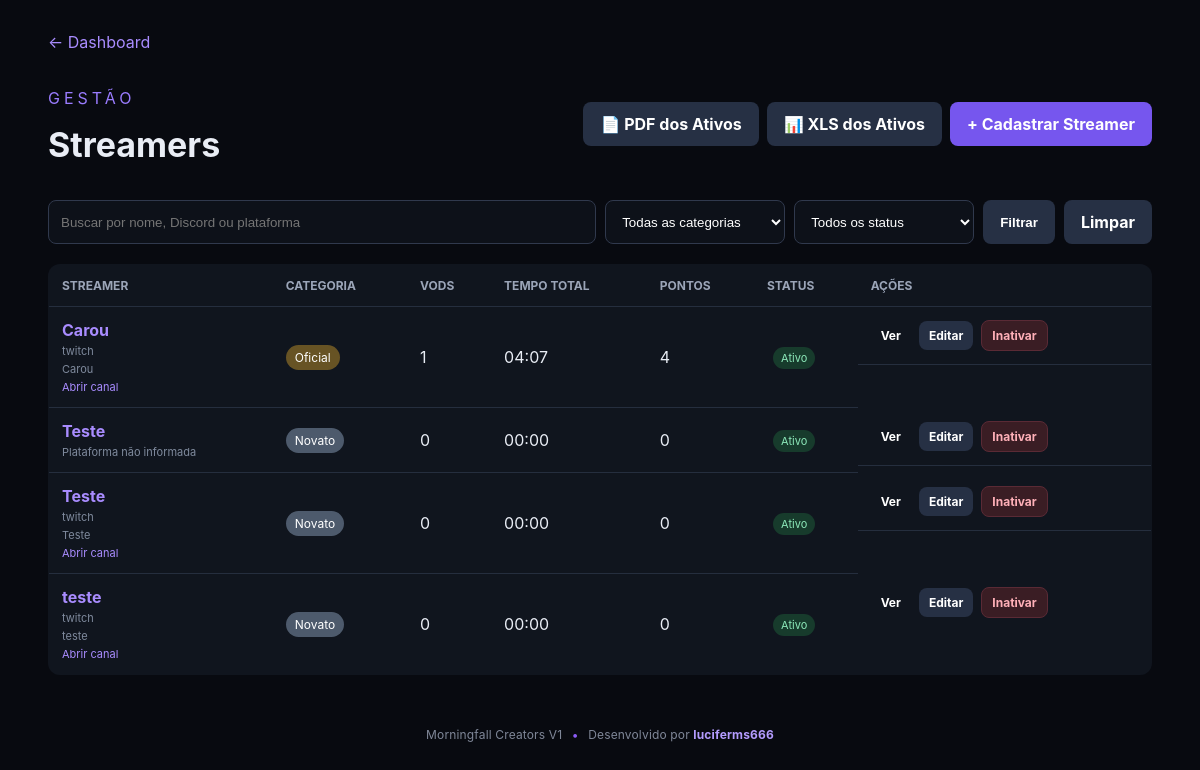
The page /admin/streamers.php (signed in) on the database its author committed.
### tables this page shows
CREATE TABLE IF NOT EXISTS `streamers` (
  `id` int(10) UNSIGNED NOT NULL AUTO_INCREMENT,
  `name` varchar(120) NOT NULL,
  `discord` varchar(120) DEFAULT NULL,
  `discord_id` varchar(32) DEFAULT NULL,
  `discord_avatar` varchar(700) DEFAULT NULL,
  `platform` varchar(50) DEFAULT NULL,
  `channel_url` varchar(500) DEFAULT NULL,
  `category` enum('novato','oficial','afiliado') NOT NULL DEFAULT 'novato',
  `access_code` varchar(100) NOT NULL,
  `points` int(11) NOT NULL DEFAULT 0,
  `active` tinyint(1) NOT NULL DEFAULT 1,
  `joined_at` date DEFAULT NULL,
  `notes` text DEFAULT NULL,
  `webhook_url` varchar(500) DEFAULT NULL,
  `created_at` timestamp NULL DEFAULT current_timestamp(),
  `updated_at` timestamp NULL DEFAULT current_timestamp() ON UPDATE current_timestamp(),
  PRIMARY KEY (`id`),
  UNIQUE KEY `access_code` (`access_code`),
  KEY `idx_category` (`category`),
  KEY `idx_active` (`active`)
);

### admin/streamers.php (the view, shortened to what this page needs)
<?php
require_once '../config/database.php';
$search = trim($_GET['q'] ?? '');
$status = $_GET['status'] ?? 'all';
$params = [];
$sql = "SELECT s.*,
  sp.platform AS platform_name,
  sp.display_name AS platform_display_name,
  sp.channel_url AS platform_channel_url,
  sp.avatar_url AS platform_avatar_url,
        COALESCE((SELECT COUNT(*) FROM vods v WHERE v.streamer_id=s.id),0) AS vod_count,
        COALESCE((SELECT SUM(v.duration_minutes) FROM vods v WHERE v.streamer_id=s.id),0) AS total_minutes
  FROM streamers s
  LEFT JOIN streamer_platforms sp
    ON sp.streamer_id = s.id
   AND sp.is_primary = 1
   AND sp.active = 1";
$sql .= " ORDER BY s.active DESC, s.name ASC";
$stmt = $pdo->prepare($sql);
$stmt->execute($params);
$rows = $stmt->fetchAll();
function formatDurationHM(int $minutes): string {
    return sprintf('%02d:%02d', intdiv($minutes, 60), $minutes % 60);
}
?>
<!doctype html>
<html lang="pt-BR">
<head>
<title>Streamers</title><link rel="stylesheet" href="../assets/css/style.css">
</head>
<body>
<main class="container">
<a href="index.php">← Dashboard</a>
<div class="page-head">
  <div><p class="eyebrow">GESTÃO</p><h1>Streamers</h1></div>
  <div style="display:flex;gap:8px;flex-wrap:wrap"><a class="btn secondary" href="relatorio_streamers.php">📄 PDF dos Ativos</a><a class="btn secondary" href="relatorio_streamers_xls.php">📊 XLS dos Ativos</a><a class="btn primary" href="streamer_novo.php">+ Cadastrar Streamer</a></div>
</div>
<form class="filters" method="get">
  <input name="q" value="<?=htmlspecialchars($search)?>" placeholder="Buscar por nome, Discord ou plataforma">
  <select name="category">
    <option value="">Todas as categorias</option>
  </select>
  <select name="status">
    <option value="all" <?=$status==='all'?'selected':''?>>Todos os status</option>
  </select>
  <button class="btn secondary" type="submit">Filtrar</button>
  <a class="btn secondary" href="streamers.php">Limpar</a>
</form>
<?php if (!$rows): ?>
<div class="empty">Nenhum streamer encontrado com os filtros atuais.</div>
<?php else: ?>
<table>
<thead><tr>
<th>Streamer</th><th>Categoria</th><th>VODs</th><th>Tempo total</th><th>Pontos</th><th>Status</th><th>Ações</th>
</tr></thead>
<tbody>
<?php foreach($rows as $r): ?>
<tr>
<td>
<a href="streamer.php?id=<?=$r['id']?>"><strong><?=htmlspecialchars($r['name'])?></strong></a>
<small class="table-sub"><?=htmlspecialchars($r['platform_name'] ?: 'Plataforma não informada')?></small>
<?php if (!empty($r['platform_display_name'])): ?><small class="table-sub"><?=htmlspecialchars($r['platform_display_name'])?></small><?php endif; ?>
<?php if (!empty($r['platform_channel_url'])): ?><small class="table-sub"><a href="<?=htmlspecialchars($r['platform_channel_url'])?>" target="_blank" rel="noopener noreferrer">Abrir canal</a></small><?php endif; ?>
</td>
<td><span class="badge <?=$r['category']?>"><?=ucfirst($r['category'])?></span></td>
<td><?=$r['vod_count']?></td>
<td><?=formatDurationHM((int)$r['total_minutes'])?></td>
<td><?=number_format($r['points'],0,',','.')?></td>
<td><span class="status-dot <?=$r['active']?'status-active':'status-inactive'?>"><?=$r['active']?'Ativo':'Inativo'?></span></td>
<td class="actions">
  <a class="btn small-btn" href="streamer.php?id=<?=$r['id']?>">Ver</a>
  <a class="btn small-btn secondary" href="streamer_editar.php?id=<?=$r['id']?>">Editar</a>
  <a class="btn small-btn <?=$r['active']?'danger-btn':'success-btn'?>" href="../api/toggle_streamer.php?id=<?=$r['id']?>" onclick="return confirm('<?=$r['active']?'Inativar':'Ativar'?> este streamer?')"><?=$r['active']?'Inativar':'Ativar'?></a>
</td>
</tr>
<?php endforeach; ?>
</tbody>
</table>
<?php endif; ?>
</main><footer class="site-footer">Morningfall Creators V1 <span>•</span> Desenvolvido por <a href="https://discord.com/users/207712204890439680" target="_blank" rel="noopener noreferrer">luciferms666</a></footer>
</body></html>

### assets/css/style.css (style rules this page uses)
* { box-sizing:border-box }
body { margin:0;background:#080a10;color:#e9edf5;font-family:Inter,Arial,sans-serif }
a { color:#a98cff;text-decoration:none }
.topbar span,.eyebrow { color:#9a7cff;letter-spacing:4px }
.container { width:min(1180px,92%);margin:32px auto }
.page-head,.profile-head { display:flex;align-items:center;justify-content:space-between;gap:20px;margin:20px 0 25px }
h1 { font-size:34px;margin:5px 0 10px }
.btn { display:inline-block;border:0;border-radius:8px;padding:12px 17px;color:#fff;cursor:pointer;font-weight:700 }
.primary { background:#7656ee }
table { width:100%;border-collapse:collapse;background:#10151e;border:1px solid #252e3e;border-radius:12px;overflow:hidden }
th,td { padding:13px;border-bottom:1px solid #252e3e;text-align:left }
th { color:#9ba5b8;font-size:12px;text-transform:uppercase }
tr:last-child td { border-bottom:0 }
.badge { display:inline-block;padding:5px 9px;border-radius:20px;background:#303646;color:#fff;font-size:12px }
.badge.novato { background:#4d5a6c }
.badge.oficial { background:#675324 }
.secondary { background:#263044 }
.danger-btn { background:#3a1d24;color:#ffb0b8;border:1px solid #5a2a35;padding:8px 11px;font-size:12px }
.filters { display:grid;grid-template-columns:minmax(220px,2fr) 180px 180px auto auto;gap:9px;margin:20px 0 }
.filters input,.filters select { width:100%;padding:12px;border:1px solid #30394d;background:#0d1119;color:#fff;border-radius:8px }
.actions { display:flex;gap:8px;align-items:center;flex-wrap:wrap }
.small-btn { padding:7px 10px;font-size:12px }
.status-dot { display:inline-block;padding:4px 8px;border-radius:20px;font-size:11px;margin-left:6px }
.status-active { background:#173b2c;color:#8ce8b9 }
.table-sub { display:block;color:#7f8a9d;font-size:11px;margin-top:4px }
.actions { min-width:210px }
.site-footer { width:100%;text-align:center;padding:20px 16px 28px;color:#7f8798;font-size:12px;letter-spacing:.15px }
.site-footer span { color:#8b5cf6;margin:0 6px }
.site-footer a { color:#b49cff;text-decoration:none;font-weight:700 }

### rows shown on the page
streamers: name "Carou", platform_name "twitch", platform_display_name "Carou", category "Oficial", vod_count "1", total_minutes "04:07", points "4", active "Ativo"
streamers: name "Teste", platform_name "Plataforma não informada", category "Novato", vod_count "0", total_minutes "00:00", points "0", active "Ativo"
streamers: name "Teste", platform_name "twitch", platform_display_name "Teste", category "Novato", vod_count "0", total_minutes "00:00", points "0", active "Ativo"
streamers: name "teste", platform_name "twitch", platform_display_name "teste", category "Novato", vod_count "0", total_minutes "00:00", points "0", active "Ativo"
